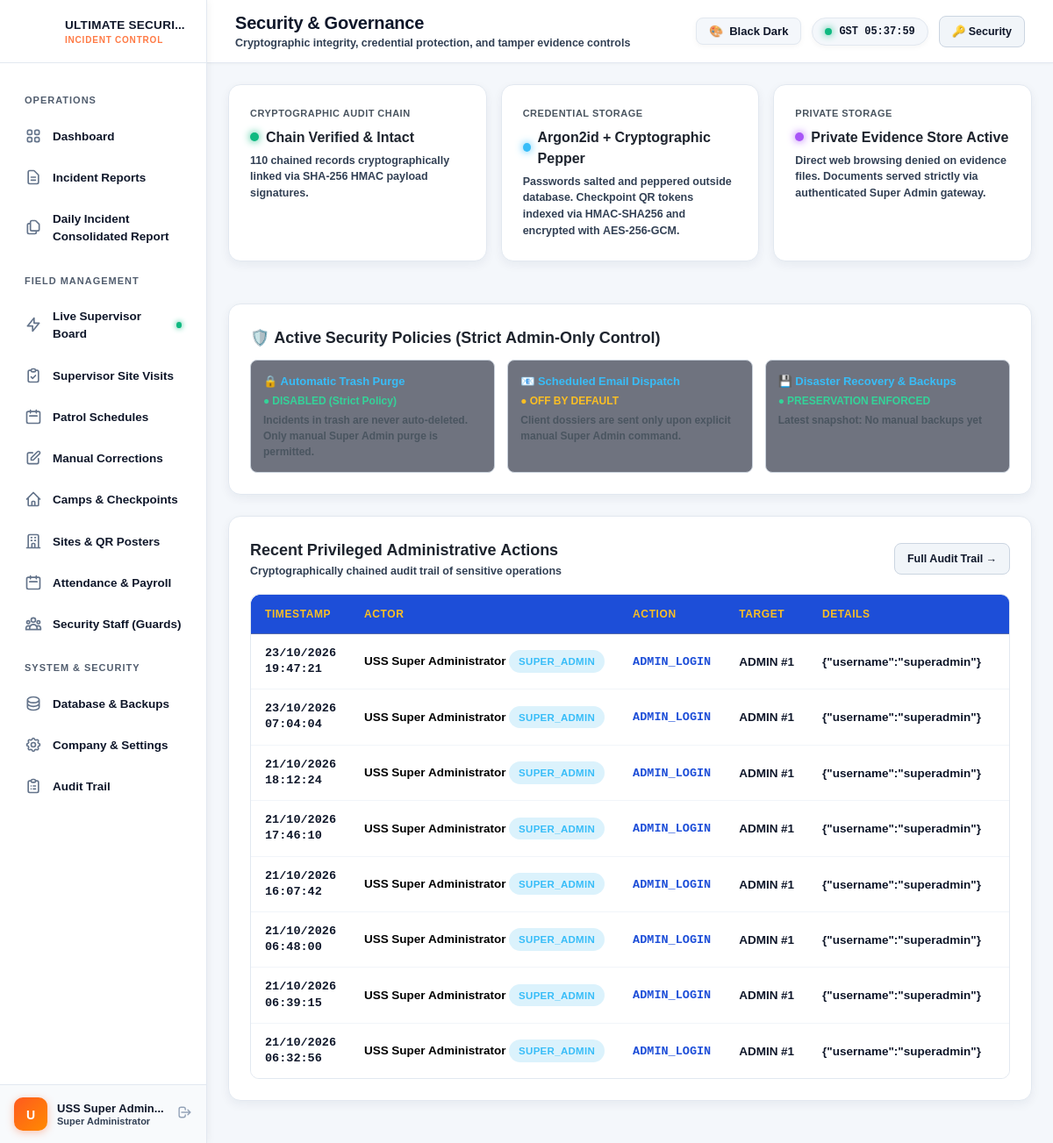
Page /hostinger_deployment/admin/security.php (signed in) on the committed database.
### tables this page shows
CREATE TABLE `system_settings` (
  `id` varchar(50) NOT NULL,
  `company_name` varchar(255) NOT NULL DEFAULT 'ULTIMATE SECURITY SERVICES',
  `tagline` varchar(255) NOT NULL DEFAULT 'Total Security Solutions',
  `address_line` text DEFAULT NULL,
  `phone` varchar(100) NOT NULL DEFAULT '+971 4 251 0050',
  `email` varchar(100) NOT NULL DEFAULT 'ops@ultimatesecurity.ae',
  `website` varchar(150) DEFAULT 'https://www.sprinzo.in',
  `logo_url` varchar(255) DEFAULT 'assets/images/logo.png',
  `timezone` varchar(100) NOT NULL DEFAULT 'Asia/Dubai',
  `shift_options` text DEFAULT NULL,
  `cause_options` text DEFAULT NULL,
  `disciplinary_options` text DEFAULT NULL,
  `incident_options` text DEFAULT NULL,
  `notified_options` text DEFAULT NULL,
  `witness_section_title` varchar(255) NOT NULL DEFAULT 'People who saw the Incident',
  `witness_1_label` varchar(100) NOT NULL DEFAULT 'Witness 1',
  `witness_2_label` varchar(100) NOT NULL DEFAULT 'Witness 2',
  `witness_3_label` varchar(100) NOT NULL DEFAULT 'Witness 3',
  `witness_options` text DEFAULT NULL,
  `witness_enabled` tinyint(1) NOT NULL DEFAULT 1,
  `updated_at` datetime NOT NULL DEFAULT current_timestamp() ON UPDATE current_timestamp(),
  `supervisor_remarks_min_length` int(11) NOT NULL DEFAULT 20,
  `supervisor_session_hours` int(11) NOT NULL DEFAULT 16,
  `supervisor_location_check_enabled` tinyint(1) NOT NULL DEFAULT 0,
  `supervisor_alert_email_recipients` text DEFAULT NULL,
  `supervisor_visit_form_schema` longtext DEFAULT NULL,
  PRIMARY KEY (`id`)
);

CREATE TABLE `audit_logs` (
  `id` int(10) unsigned NOT NULL AUTO_INCREMENT,
  `actor_type` varchar(50) NOT NULL DEFAULT 'SUPER_ADMIN',
  `actor_id` varchar(100) DEFAULT NULL,
  `actor_name` varchar(150) DEFAULT NULL,
  `action` varchar(100) NOT NULL,
  `target_type` varchar(100) DEFAULT NULL,
  `target_id` varchar(100) DEFAULT NULL,
  `details` text DEFAULT NULL,
  `previous_hash` varchar(64) DEFAULT NULL,
  `record_hash` varchar(64) DEFAULT NULL,
  `ip_address` varchar(50) DEFAULT NULL,
  `user_agent` text DEFAULT NULL,
  `created_at` datetime NOT NULL DEFAULT current_timestamp(),
  PRIMARY KEY (`id`),
  KEY `idx_audit_created` (`created_at`),
  KEY `idx_audit_action` (`action`),
  KEY `idx_audit_chain_perf` (`id`,`created_at`)
);

### hostinger_deployment/admin/security.php (the view, shortened to what the rows shown need)
<?php
require_once __DIR__ . '/../includes/functions.php';
$pageTitle = "Security & Governance";
$db = get_db();
$chainStatus = verify_audit_log_chain();
$stmtSens = $db->query("
    SELECT * FROM audit_logs
    WHERE action IN ('CREATE_GUARD', 'RESET_GUARD_PASSWORD', 'REGENERATE_SITE_QR', 'PERMANENT_DELETE_INCIDENT', 'ADMIN_LOGIN')
    ORDER BY id DESC LIMIT 8
");
$sensitiveEvents = $stmtSens->fetchAll();
require_once __DIR__ . '/../includes/header.php';
?>
<div class="card">
    <div class="table-container">
        <table class="data-table">
            <thead>
                <tr>
                    <th>Timestamp</th>
                    <th>Actor</th>
                    <th>Action</th>
                    <th>Target</th>
                    <th>Details</th>
                    <th>IP Address</th>
                </tr>
            </thead>
            <tbody>
                <?php if (empty($sensitiveEvents)): ?>
                    <tr>
                        <td colspan="6" style="text-align: center; padding: 24px; color: var(--text-dim);">No sensitive actions recorded yet.</td>
                    </tr>
                <?php else: ?>
                    <?php foreach ($sensitiveEvents as $ev): ?>
                        <tr>
                            <td style="font-family: monospace; font-size: 12px; color: var(--text-muted);">
                                <?= format_datetime($ev['created_at'], true) ?>
                            </td>
                            <td>
                                <strong><?= htmlspecialchars($ev['actor_name'] ?: 'Super Admin') ?></strong>
                                <span class="badge" style="background: rgba(14, 165, 233, 0.15); color: #38bdf8; font-size: 10px;"><?= htmlspecialchars($ev['actor_type']) ?></span>
                            </td>
                            <td>
                                <code style="color: var(--accent-cyan); font-weight: 700;"><?= htmlspecialchars($ev['action']) ?></code>
                            </td>
                            <td><?= htmlspecialchars($ev['target_type'] . ($ev['target_id'] ? " #{$ev['target_id']}" : '')) ?></td>
                            <td style="font-size: 12px; max-width: 250px; overflow: hidden; text-overflow: ellipsis; white-space: nowrap;">
                                <?= htmlspecialchars($ev['details'] ?? '-') ?>
                            </td>
                            <td style="font-family: monospace; font-size: 11.5px; color: var(--text-dim);"><?= htmlspecialchars($ev['ip_address']) ?></td>
                        </tr>
                    <?php endforeach; ?>
                <?php endif; ?>
            </tbody>
        </table>
    </div>
</div>
<?php require_once __DIR__ . '/../includes/footer.php'; ?>

### hostinger_deployment/includes/header.php (shortened to what the rows shown need)
<?php
require_once __DIR__ . '/functions.php';
$settings = get_system_settings();
?>
<!DOCTYPE html>
<html lang="en" data-theme="dark">
<head>
    <link rel="stylesheet" href="<?= APP_URL ?>/assets/css/design-tokens.css?v=<?= file_exists(__DIR__ . '/../assets/css/design-tokens.css') ? filemtime(__DIR__ . '/../assets/css/design-tokens.css') : time() ?>">
    <link rel="stylesheet" href="../assets/css/style.css?v=<?= file_exists(__DIR__ . '/../assets/css/style.css') ? filemtime(__DIR__ . '/../assets/css/style.css') : time() ?>">
    <link rel="stylesheet" href="<?= APP_URL ?>/assets/css/style.css?v=<?= file_exists(__DIR__ . '/../assets/css/style.css') ? filemtime(__DIR__ . '/../assets/css/style.css') : time() ?>">
</head>
<body>
<div class="app-container">
    <aside class="app-sidebar" id="appSidebar">
        <a href="<?= APP_URL ?>/admin/dashboard.php" class="sidebar-brand" style="text-decoration: none;">
            <div class="brand-title">
                <span class="brand-company" title="<?= htmlspecialchars($settings['company_name']) ?>"><?= htmlspecialchars($settings['company_name']) ?></span>
                <span class="brand-sub">Incident Control</span>
            </div>
        </a>
    </aside>
    <main class="app-main">
        <header class="app-header">
            <div style="display: flex; align-items: center; gap: 16px;">
                <div class="header-title-box">
                    <h1><?= isset($pageTitle) ? htmlspecialchars($pageTitle) : 'Operations Dashboard' ?></h1>
                </div>
            </div>
        </header>
        <div class="app-content">

### rows in the picture
system_settings: company_name "ULTIMATE SECURI…"
audit_logs: created_at "23/10/2026 19:47:21", actor_name "USS Super Administrator", actor_type "SUPER_ADMIN", action "ADMIN_LOGIN", target_type+target "ADMIN #1", details "{\"username\":\"superadmin\"}"
audit_logs: created_at "23/10/2026 07:04:04", actor_name "USS Super Administrator", actor_type "SUPER_ADMIN", action "ADMIN_LOGIN", target_type+target "ADMIN #1", details "{\"username\":\"superadmin\"}"
audit_logs: created_at "21/10/2026 18:12:24", actor_name "USS Super Administrator", actor_type "SUPER_ADMIN", action "ADMIN_LOGIN", target_type+target "ADMIN #1", details "{\"username\":\"superadmin\"}"
audit_logs: created_at "21/10/2026 17:46:10", actor_name "USS Super Administrator", actor_type "SUPER_ADMIN", action "ADMIN_LOGIN", target_type+target "ADMIN #1", details "{\"username\":\"superadmin\"}"
audit_logs: created_at "21/10/2026 16:07:42", actor_name "USS Super Administrator", actor_type "SUPER_ADMIN", action "ADMIN_LOGIN", target_type+target "ADMIN #1", details "{\"username\":\"superadmin\"}"
audit_logs: created_at "21/10/2026 06:48:00", actor_name "USS Super Administrator", actor_type "SUPER_ADMIN", action "ADMIN_LOGIN", target_type+target "ADMIN #1", details "{\"username\":\"superadmin\"}"
audit_logs: created_at "21/10/2026 06:39:15", actor_name "USS Super Administrator", actor_type "SUPER_ADMIN", action "ADMIN_LOGIN", target_type+target "ADMIN #1", details "{\"username\":\"superadmin\"}"
audit_logs: created_at "21/10/2026 06:32:56", actor_name "USS Super Administrator", actor_type "SUPER_ADMIN", action "ADMIN_LOGIN", target_type+target "ADMIN #1", details "{\"username\":\"superadmin\"}"

### other values in the picture
substr($adminName, 0, 1) "U"
$adminName "USS Super Admin…"
$pageTitle "Security & Governance"
$pageSubtitle "Cryptographic integrity, credential protection, and tamper evidence controls"
$chainStatus['total'] "110"
